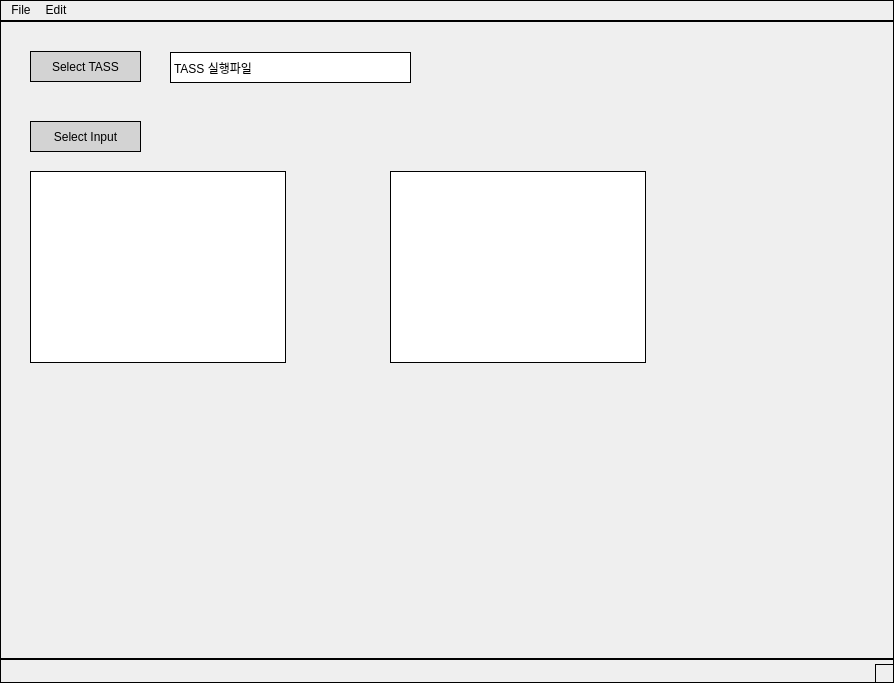
<?xml version="1.0" encoding="UTF-8"?>
<ui version="4.0">
 <class>MainWindow</class>
 <widget class="QMainWindow" name="MainWindow">
  <property name="geometry">
   <rect>
    <x>0</x>
    <y>0</y>
    <width>894</width>
    <height>683</height>
   </rect>
  </property>
  <property name="windowTitle">
   <string>MainWindow</string>
  </property>
  <property name="styleSheet">
   <string notr="true">border: 1px solid black;border: 1px solid black;</string>
  </property>
  <widget class="QWidget" name="centralwidget">
   <widget class="QPushButton" name="btn_SelectFile">
    <property name="geometry">
     <rect>
      <x>30</x>
      <y>30</y>
      <width>111</width>
      <height>31</height>
     </rect>
    </property>
    <property name="styleSheet">
     <string notr="true">background-color: lightgray</string>
    </property>
    <property name="text">
     <string>Select TASS</string>
    </property>
   </widget>
   <widget class="QLabel" name="label_Exec">
    <property name="geometry">
     <rect>
      <x>170</x>
      <y>31</y>
      <width>241</width>
      <height>31</height>
     </rect>
    </property>
    <property name="styleSheet">
     <string notr="true">border: 1px solid black;background-color: white</string>
    </property>
    <property name="text">
     <string>TASS 실행파일</string>
    </property>
   </widget>
   <widget class="QPushButton" name="btn_SelectInput">
    <property name="geometry">
     <rect>
      <x>30</x>
      <y>100</y>
      <width>111</width>
      <height>31</height>
     </rect>
    </property>
    <property name="styleSheet">
     <string notr="true">background-color: lightgray</string>
    </property>
    <property name="text">
     <string>Select Input</string>
    </property>
   </widget>
   <widget class="QListView" name="list_input">
    <property name="geometry">
     <rect>
      <x>30</x>
      <y>150</y>
      <width>256</width>
      <height>192</height>
     </rect>
    </property>
   </widget>
   <widget class="QListView" name="list_input_sel">
    <property name="geometry">
     <rect>
      <x>390</x>
      <y>150</y>
      <width>256</width>
      <height>192</height>
     </rect>
    </property>
   </widget>
  </widget>
  <widget class="QMenuBar" name="menubar">
   <property name="geometry">
    <rect>
     <x>0</x>
     <y>0</y>
     <width>894</width>
     <height>23</height>
    </rect>
   </property>
   <widget class="QMenu" name="menuFile">
    <property name="title">
     <string>File</string>
    </property>
    <addaction name="actionSave_Config"/>
    <addaction name="actionLoad_Config"/>
    <addaction name="actionExit"/>
   </widget>
   <widget class="QMenu" name="menuEdit">
    <property name="title">
     <string>Edit</string>
    </property>
    <addaction name="actionMerge_Summary_files"/>
   </widget>
   <addaction name="menuFile"/>
   <addaction name="menuEdit"/>
  </widget>
  <widget class="QStatusBar" name="statusbar"/>
  <action name="actionSave_Config">
   <property name="text">
    <string>Save Configuration</string>
   </property>
  </action>
  <action name="actionLoad_Config">
   <property name="text">
    <string>Load Configuration</string>
   </property>
  </action>
  <action name="actionExit">
   <property name="text">
    <string>Exit</string>
   </property>
  </action>
  <action name="actionMerge_Summary_files">
   <property name="text">
    <string>Merge Summary files</string>
   </property>
  </action>
 </widget>
 <resources/>
 <connections/>
</ui>
